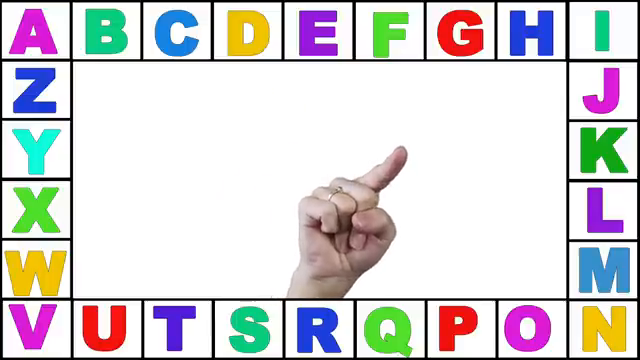
#> input picture frame 301 of tests/Learn ASL Alphabet Video.mp4, 640 x 360 px
$ python test_asl_accuracy.py
#> lines starting #> are read from the running program, lines starting #| are printed output that depends on the picture
#!/usr/bin/env python3
"""
Test ASL model accuracy by extracting more frames and analyzing predictions.
"""

import requests
import cv2
import numpy as np
import tempfile
import os
import json
from collections import Counter


def extract_frames_systematically(video_path, num_frames=10):
    """Extract frames systematically from the video."""
#> called with video_path = 'tests/Learn ASL Alphabet Video.mp4', num_frames = 15
    if not os.path.exists(video_path):
        print(f"Video file not found: {video_path}")
        return []

    cap = cv2.VideoCapture(video_path)
    total_frames = int(cap.get(cv2.CAP_PROP_FRAME_COUNT))
    fps = cap.get(cv2.CAP_PROP_FPS)
    duration = total_frames / fps

    print(f"Video info: {total_frames} frames, {fps:.1f} fps, {duration:.1f}s duration")

    # Extract frames at regular intervals
    frame_positions = np.linspace(0.1, 0.9, num_frames)
    frames_data = []

    for i, pos in enumerate(frame_positions):
        frame_num = int(total_frames * pos)
        cap.set(cv2.CAP_PROP_POS_FRAMES, frame_num)

        ret, frame = cap.read()
        if ret:
            timestamp = frame_num / fps
            frames_data.append(
                {
                    "index": i,
                    "frame_num": frame_num,
                    "position": pos,
                    "timestamp": timestamp,
                    "frame": frame,
                }
            )
#> this loop made 15 passes
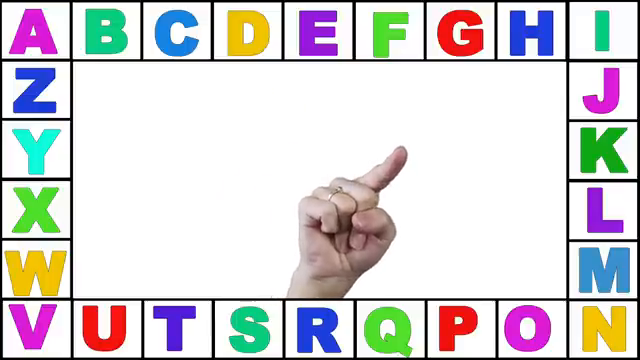
#> input picture frame 301 of tests/Learn ASL Alphabet Video.mp4, 640 x 360 px
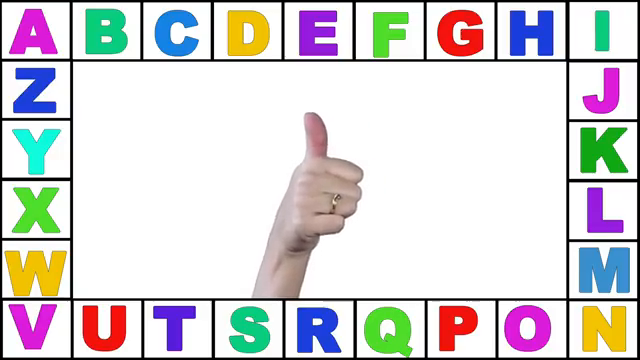
#> input picture frame 473 of tests/Learn ASL Alphabet Video.mp4, 640 x 360 px
#> pass 3, in extract_frames_systematically, `ret, frame = cap.read()`:
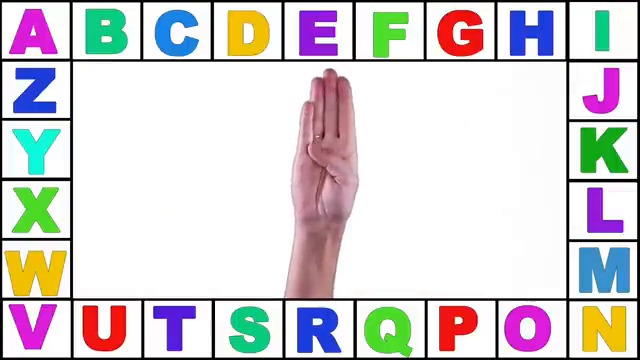
#> frame: shape (360, 640, 3); mean B, G, R 211.9, 210.3, 214.2
#> after the loop, frames_data = 15 items

    cap.release()
    return frames_data


def test_frame_with_asl(frame_data):
    """Test a single frame with the ASL model."""
    with tempfile.NamedTemporaryFile(suffix=".jpg", delete=False) as tmp_file:
        cv2.imwrite(tmp_file.name, frame_data["frame"])

        try:
            url = "http://localhost:8000/recognition/image?language=ASL"

            with open(tmp_file.name, "rb") as f:
                files = {"file": f}
                response = requests.post(url, files=files, timeout=30)

            if response.status_code == 200:
                result = response.json()
                return {
                    "success": True,
                    "detected": result.get("detected", False),
                    "top_prediction": result.get("top_prediction", {}),
                    "top_3_predictions": result.get("top_3_predictions", []),
                    "raw_result": result,
                }
            else:
                return {
                    "success": False,
                    "error": f"HTTP {response.status_code}",
                    "response": response.text,
                }

        except Exception as e:
            return {"success": False, "error": str(e)}
        finally:
            os.unlink(tmp_file.name)


# [80 lines left out: function analyze_predictions, not called in this run]


def main():
    video_path = "tests/Learn ASL Alphabet Video.mp4"

    print("ASL Model Accuracy Test")
    print("=" * 60)

    # Extract frames
    print("Extracting frames from video...")
    frames_data = extract_frames_systematically(video_path, num_frames=15)
#> frames_data = 15 items

    if not frames_data:
        print("No frames extracted. Exiting.")
        return

    print(f"Extracted {len(frames_data)} frames")
#| Extracted 15 frames

    # Test each frame
    print("\nTesting frames with ASL model...")
    results = []

    for frame_data in frames_data:
        print(f"Testing frame {frame_data['index']+1}/{len(frames_data)}...", end=" ")

        test_result = test_frame_with_asl(frame_data)
        results.append({"frame_data": frame_data, "test_result": test_result})

        if test_result["success"] and test_result["detected"]:
            pred = test_result["top_prediction"]
            print(f"✓ {pred.get('label', 'Unknown')} ({pred.get('confidence', 0):.3f})")
        elif test_result["success"]:
            print("✓ No hand detected")
        else:
            print(f"✗ {test_result.get('error', 'Unknown error')}")
#> this loop made 1 pass
#> (printed output is left out)
#> after the loop, results = []

    # Analyze results
    analyze_predictions(results)


if __name__ == "__main__":
    main()
#> (the call stopped at in test_frame_with_asl, `response = requests.post(url, files=files, timeout=30)`: requests is not available in this run)

$ run again, starting later in the video
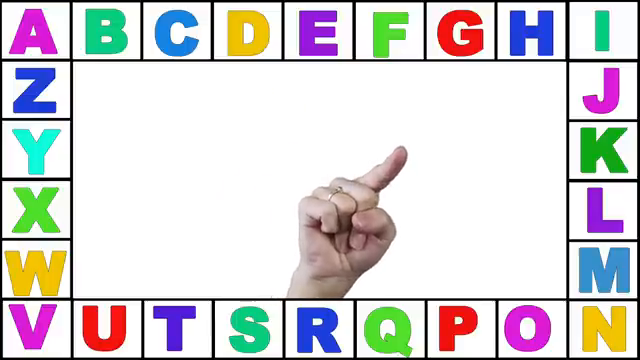
#> input picture frame 301 of tests/Learn ASL Alphabet Video.mp4, 640 x 360 px
#> the loop in extract_frames_systematically, `for i, pos in enumerate(frame_positions):` made 15 passes
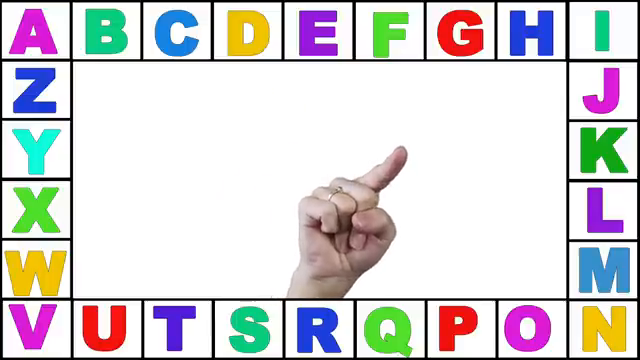
#> input picture frame 301 of tests/Learn ASL Alphabet Video.mp4, 640 x 360 px
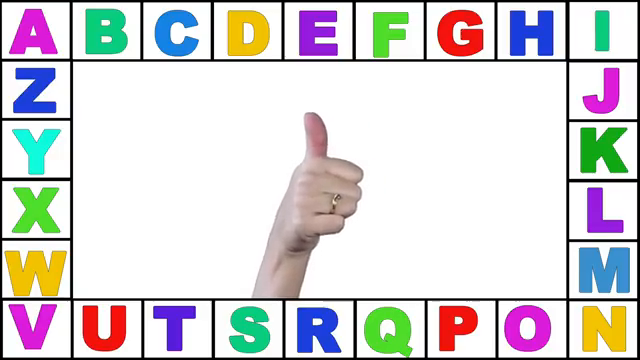
#> input picture frame 473 of tests/Learn ASL Alphabet Video.mp4, 640 x 360 px
#> after the loop in extract_frames_systematically, `for i, pos in enumerate(frame_positions):`: frames_data = 15 items
#| Extracted 15 frames
#> the loop in main, `for frame_data in frames_data:` made 1 pass
#> (printed output is left out)
#> after the loop in main, `for frame_data in frames_data:`: results = []

$ run again, starting later in the video
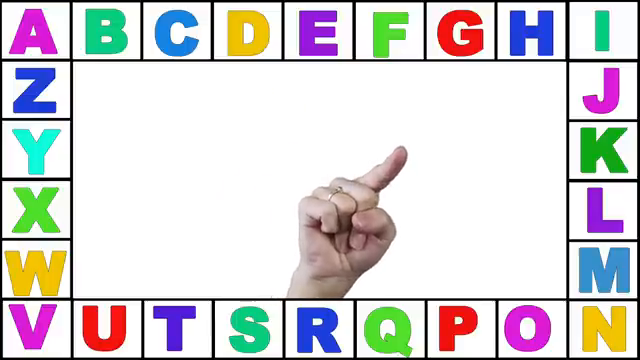
#> input picture frame 301 of tests/Learn ASL Alphabet Video.mp4, 640 x 360 px
#> the loop in extract_frames_systematically, `for i, pos in enumerate(frame_positions):` made 15 passes
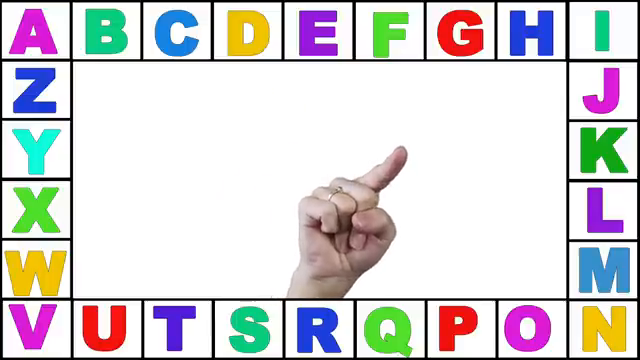
#> input picture frame 301 of tests/Learn ASL Alphabet Video.mp4, 640 x 360 px
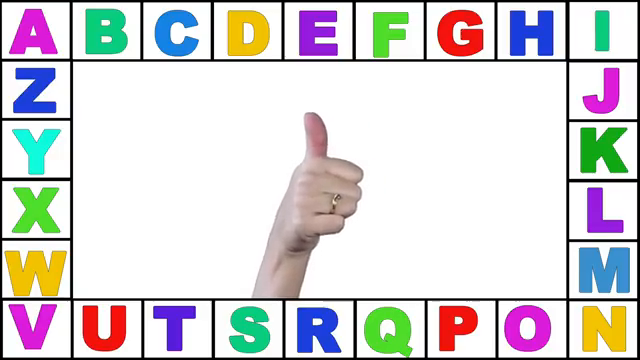
#> input picture frame 473 of tests/Learn ASL Alphabet Video.mp4, 640 x 360 px
#> after the loop in extract_frames_systematically, `for i, pos in enumerate(frame_positions):`: frames_data = 15 items
#| Extracted 15 frames
#> the loop in main, `for frame_data in frames_data:` made 1 pass
#> (printed output is left out)
#> after the loop in main, `for frame_data in frames_data:`: results = []
